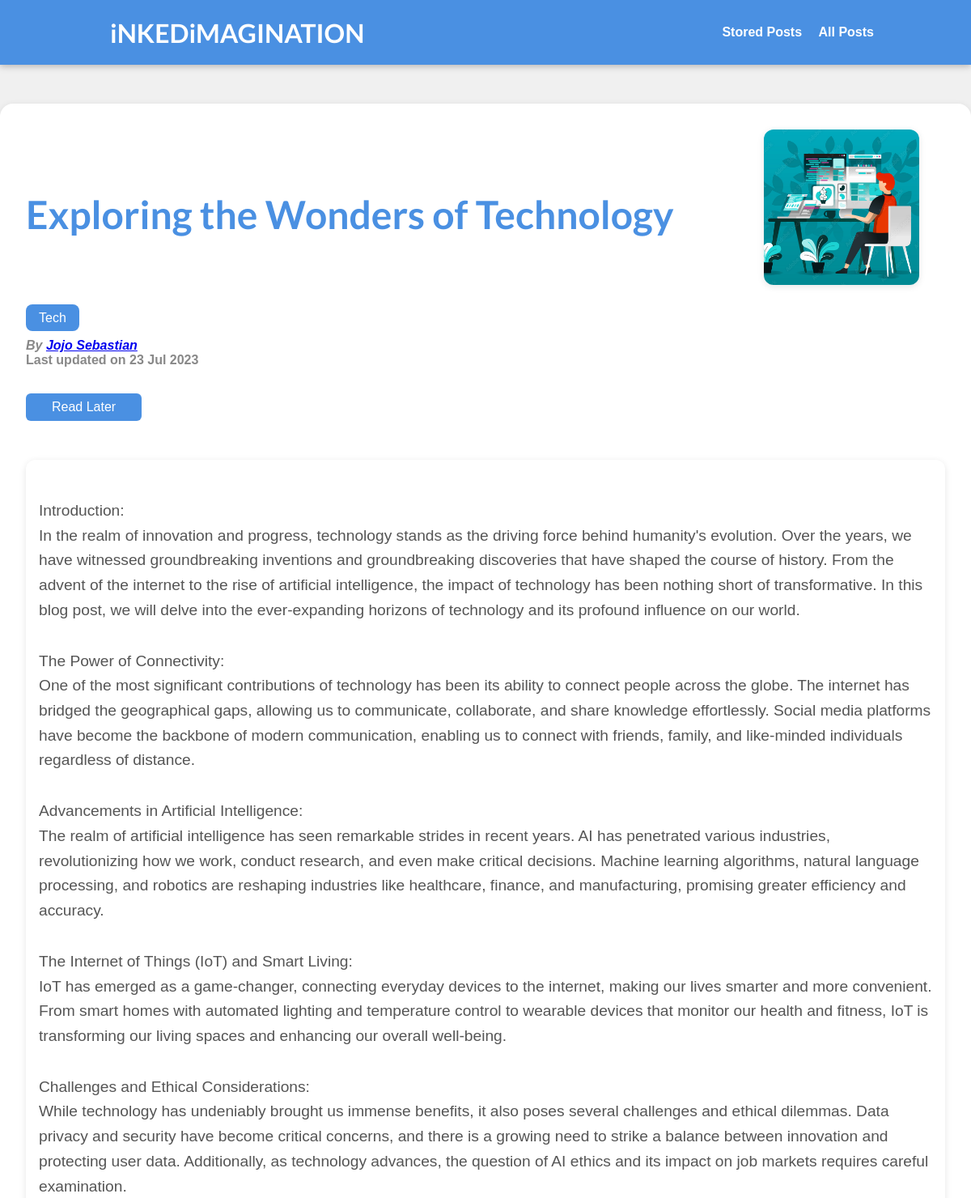
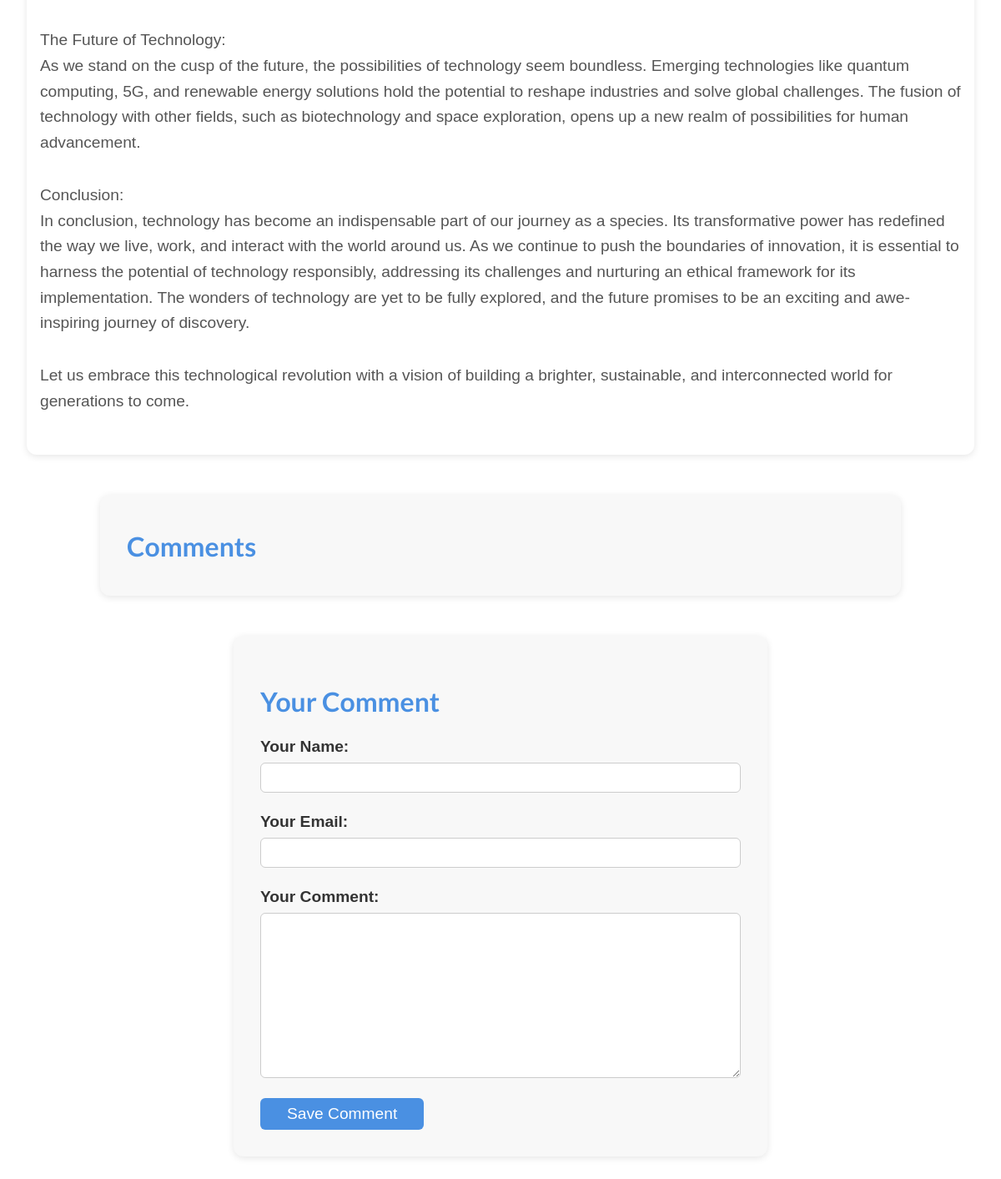
The page /posts/exploring-wonders-technology on the database its author committed (2 pictures, top to bottom).
### blog/models.py (models this page shows, shortened)
class Post(models.Model):
    title = models.CharField(max_length=150)
    excerpt = models.CharField(max_length=200)
    image = models.ImageField(upload_to="posts", null=True)
    date = models.DateField(auto_now=True)
    slug = models.SlugField(unique=True, db_index=True)
    content = models.TextField(validators=[MinLengthValidator(10)])
    author = models.ForeignKey(
        Author, on_delete=models.SET_NULL, null=True, related_name="posts")
    tags = models.ManyToManyField(Tag)

class Tag(models.Model):
    caption = models.CharField(max_length=20)

class Author(models.Model):
    first_name = models.CharField(max_length=100)
    last_name = models.CharField(max_length=100)
    email_address = models.EmailField()
    def full_name(self):
        return f"{self.first_name} {self.last_name}"
    def __str__(self):
        return self.full_name()

### blog/views.py (the view, shortened to what this page needs)
# urls.py: path("posts/<slug:slug>", views.SinglePostView.as_view(),
class SinglePostView(View):
    def is_stored_post(self, request, post_id):
        stored_posts = request.session.get("stored_posts")
        if stored_posts is not None:
          is_saved_for_later = post_id in stored_posts
        else:
          is_saved_for_later = False
        return is_saved_for_later
    def get(self, request, slug):
        post = Post.objects.get(slug=slug)
        context = {
            "post": post,
            "post_tags": post.tags.all(),
            "comment_form": CommentForm(),
            "comments": post.comments.all().order_by("-id"),
            "saved_for_later": self.is_stored_post(request, post.id)
        }
        return render(request, "blog/post-detail.html", context)

### blog/forms.py
class CommentForm(forms.ModelForm):
    class Meta:
        model = Comment
        exclude = ["post"]
        labels = {
          "user_name": "Your Name",
          "user_email": "Your Email",
          "text": "Your Comment"
        }

### blog/templates/blog/post-detail.html (shortened to what this page needs)
{% extends "base.html" %}
{% load static %}
{% block css_files %}
  <link rel="stylesheet" href="{% static "blog/post-detail.css" %}" />
{% endblock %}
{% block content %}
  <div class="container">
    <div class="post-summary">
      <div class="post-header">
        <div class="title-container">
          <h1>{{ post.title }}</h1>
        </div>
        <div class="image-container">
          <img src="{{ post.image.url }}" alt="{{ post.title }}" class="post-image" />
        </div>
      </div>
      <div class="tags">
        {% for tag in post_tags %}
          <span class="tag">{{ tag.caption }}</span>
        {% endfor %}
      </div>
      <div class="post-info">
        <address>By <a href="mailto:{{ post.author.email_address }}">{{ post.author }}</a></address>
        <time>Last updated on {{ post.date|date:"d M Y" }}</time>
      </div>
      <div class="read-later">
        <form action="{% url "read-later" %}" method="POST">
          <button class="read-later-button {% if saved_for_later %}active{% endif %}">
            {% if saved_for_later %}
              Remove from "Read Later" List
            {% else %}
              Read Later
            {% endif %}
          </button>
        </form>
      </div>
    </div>
    <div class="post-content">
      {{ post.content|linebreaks }}
    </div>
    <div class="comments">
      <h2>Comments</h2>
    </div>
    <div class="comment-form">
      <h2>Your Comment</h2>
      <form action="{% url "post-detail-page" post.slug %}" method="POST" id="comment-form">
        {% for form_field in comment_form %}
          <div class="form-control {% if form_field.errors %}invalid{% endif %}">
            {{ form_field.label_tag }}
            {{ form_field }}
          </div>
        {% endfor %}
        <button class="save-comment-button">Save Comment</button>
      </form>
    </div>
  </div>
{% endblock %}

### static/app.css (style rules this page uses)
* { box-sizing: border-box; }
html { font-family: 'Open Sans', 'Lato', sans-serif; }
body { margin: 0; }
h1, h2, h3 { font-family: 'Lato', sans-serif; font-weight: bold; }

### blog/static/blog/post-detail.css (style rules this page uses)
body { background-color: #f0f0f0; font-family: Arial, sans-serif; color: #333; }
.container { max-width: 90rem; margin: 8rem auto 3rem auto; padding: 2rem; border-radius: 16px; background-color: #fff; box-shadow: 0 2px 8px rgba(0, 0, 0, 0.1); }
.post-summary .post-header { display: flex; align-items: center; margin-bottom: 2rem; }
.post-summary .image-container { width: 12rem; height: 12rem; overflow: hidden; border-radius: 12px; margin-right: 2rem; box-shadow: 0 2px 8px rgba(0, 0, 0, 0.1); }
.post-summary .post-image { width: 100%; height: 100%; object-fit: cover; }
.post-summary .title-container { flex: 1; }
.post-summary h1 { font-size: 3rem; color: #4a90e2; margin-bottom: 1rem; }
.post-summary .tags { margin-bottom: 1rem; }
.post-summary .tag { background-color: #4a90e2; color: #fff; padding: 0.5rem 1rem; border-radius: 8px; margin-right: 0.5rem; }
.post-info { color: #888; margin-bottom: 1rem; }
.post-info address { font-weight: bold; }
.post-info time { font-weight: bold; }
.read-later { margin: 2rem 0; }
.read-later button { font: inherit; background-color: #4a90e2; color: white; border: none; padding: 0.5rem 2rem; font-size: 1rem; border-radius: 6px; cursor: pointer; transition: background-color 0.3s ease-in-out; }
.post-content { margin: 3rem auto; max-width: 90rem; background-color: #fff; padding: 1rem; border-radius: 12px; box-shadow: 0 2px 8px rgba(0, 0, 0, 0.1); }
.post-content p { font-size: 1.2rem; color: #555; margin-bottom: 2rem; line-height: 1.6; }
.comments { margin: 3rem auto; max-width: 60rem; border-radius: 12px; background-color: #f8f8f8; box-shadow: 0 2px 8px rgba(0, 0, 0, 0.1); padding: 1rem 2rem; animation: slideInUp 1s ease-in-out; }
.comments h2 { color: #4a90e2; font-size: 2rem; margin-bottom: 1.5rem; }
.comment-form { margin: 3rem auto; max-width: 40rem; border-radius: 12px; background-color: #f8f8f8; box-shadow: 0 2px 8px rgba(0, 0, 0, 0.1); padding: 2rem; animation: slideInUp 1s ease-in-out; }
.comment-form h2 { color: #4a90e2; font-size: 2rem; margin-bottom: 1.5rem; }
.comment-form .form-control { margin-bottom: 1.5rem; }
.comment-form label { font-weight: bold; display: block; font-size: 1.2rem; color: #333; }
.comment-form input, .comment-form textarea { display: block; width: 100%; font-size: 1.2rem; padding: 0.75rem; border-radius: 6px; border: 1px solid #ccc; color: #333; }
.comment-form textarea { resize: vertical; }
.comment-form button { font: inherit; background-color: #4a90e2; color: white; border: none; padding: 0.5rem 2rem; font-size: 1.2rem; border-radius: 6px; cursor: pointer; transition: background-color 0.3s ease-in-out; }
.form-control { margin-bottom: 1rem; }
.form-control label { font-weight: bold; margin-bottom: 0.5rem; display: block; }
.form-control input, .form-control textarea { display: block; width: 100%; font: inherit; padding: 0.5rem; border-radius: 6px; border: 1px solid #ccc; }

### rows shown on the page
Post: title "Exploring the Wonders of Technology", image (picture), author "Jojo Sebastian", date "23 Jul 2023", content "Introduction: In the realm of innovation and progress, technology stands as the driving force behind humanity's evolution. Over the years, we have witnessed groundbreaking inventions and groundbreaking discoveries that have shaped the course of history. From the advent of the internet to the rise of artificial intelligence, the impact of technology has been nothing short of transformative. In this blog post, we will delve into the ever-expanding horizons of technology and its profound influence on our world. The Power of Connectivity: One of the most significant contributions of technology has been its ability to connect people across the globe. The internet has bridged the geographical…"
Tag: caption "Tech"
